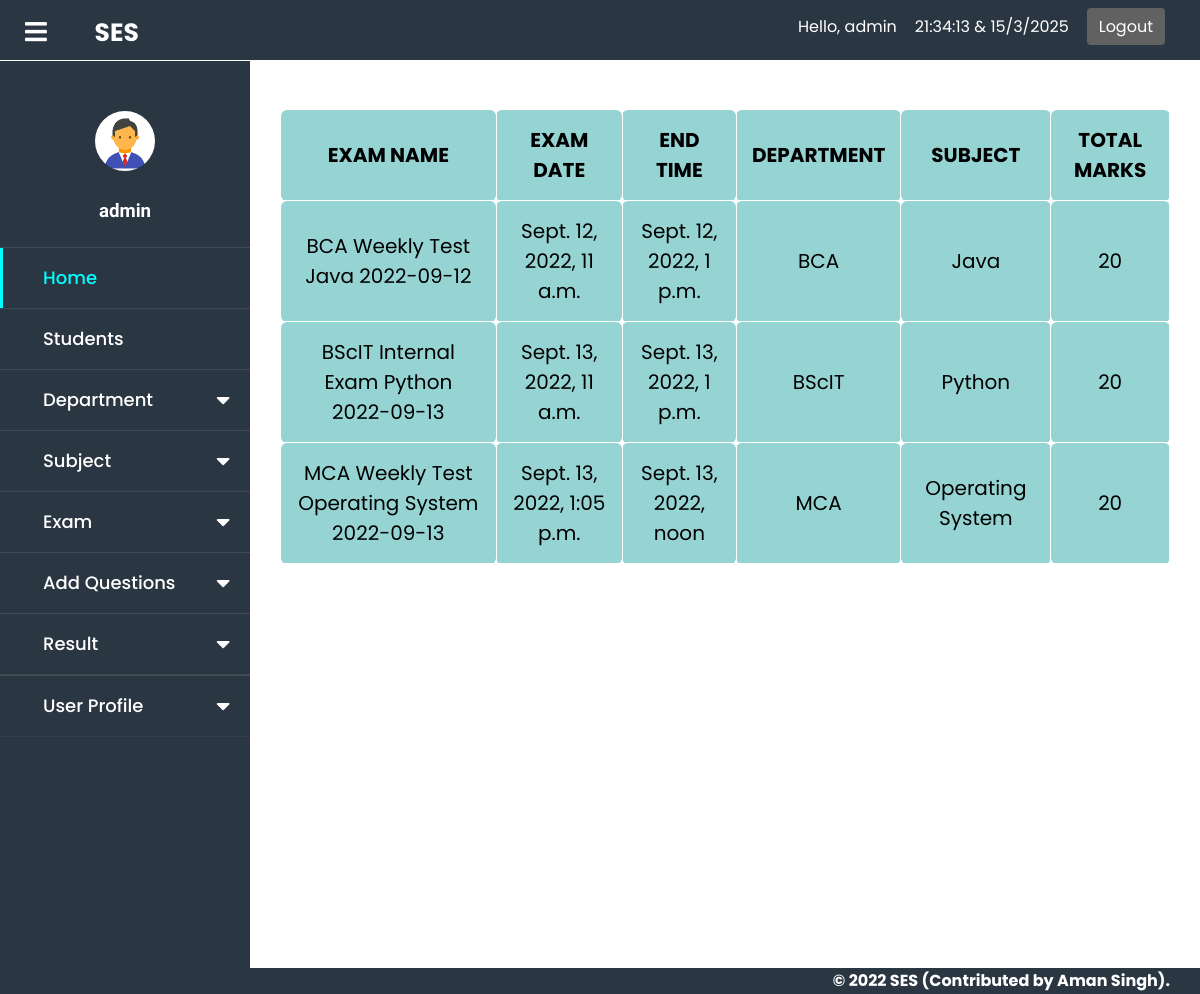
The page /faculty/viewexam/ (signed in) on the database as committed earlier.
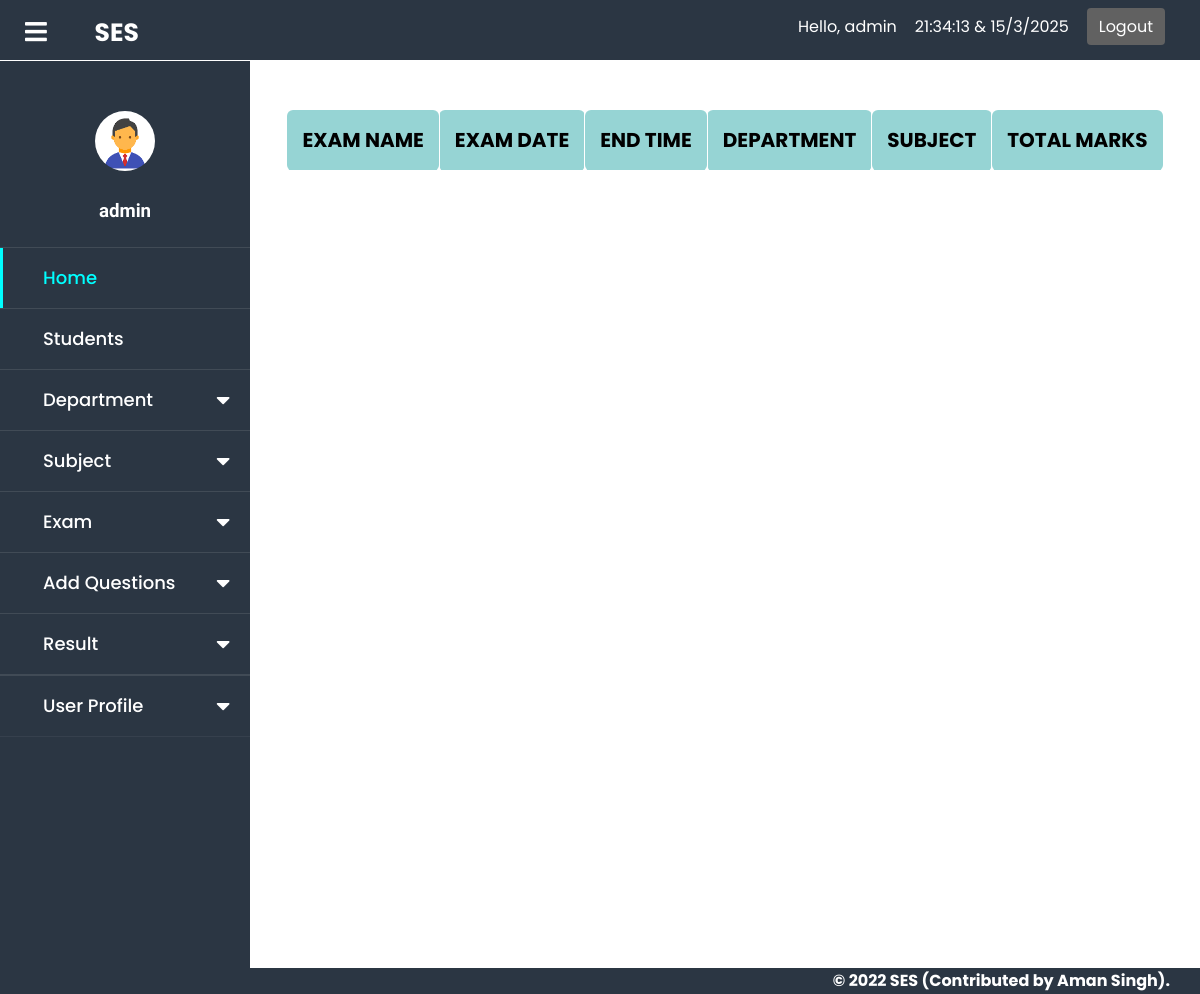
The same page on the database as committed later.
### exam/models.py (models this page shows, shortened)
class ExamInfo(models.Model):
    examdept = models.ForeignKey(DepartmentInfo, on_delete=models.CASCADE, null=True)
    examsubj = models.ForeignKey(SubjectInfo, on_delete=models.CASCADE, null=True)
    examname = models.CharField(max_length=100, blank=True)
    facultyname = models.CharField(max_length=50, blank=True)
    totalmarks = models.IntegerField(blank=True)
    starttime = models.DateTimeField(default=datetime.now())
    endtime = models.DateTimeField(default=datetime.now())
    class Meta:
        verbose_name_plural = 'Exam Info'

class SubjectInfo(models.Model):
    subjectname = models.CharField(max_length=100, blank=True, primary_key=True)
    subjectcode = models.IntegerField(null=True)
    def __str__(self):
        return self.subjectname
    class Meta:
        verbose_name_plural = 'Subject Info'

### faculty/models.py (models this page shows)
class DepartmentInfo(models.Model):
    depname = models.CharField(max_length=50, blank=True, primary_key=True)
    dephead = models.CharField(max_length=50, blank=True)
    def __str__(self):
        return self.depname
    class Meta:
        verbose_name_plural = 'Department Info'

### faculty/views.py (the view)
# urls.py: path('viewexam/', views.ViewExam, name='view_exam'),
@login_required(login_url='login')
def ViewExam(request):
    if request.method == 'GET':
        exam = ExamInfo.objects.all()
        context = {
            'username': request.user,
            "exam": exam,
        }
        return render(request, 'faculty/viewexam.html', context)

### templates/faculty/viewexam.html (shortened to what this page needs)
{% extends 'faculty/base.html' %}
{% load static %}
{% block body%}
<div class="viewexam">
    <center>
    <table>
        <tr>
            <th>EXAM NAME</th>
            <th>EXAM DATE</th>
            <th>END TIME</th>
            <th>DEPARTMENT</th>
            <th>SUBJECT</th>
            <th>TOTAL MARKS</th>
        </tr>
        {% for e in exam %}
        <tr>
            <td>{{e.examname}}</td>
            <td>{{e.starttime}}</td>
            <td>{{e.endtime}}</td>
            <td>{{e.examdept}}</td>
            <td>{{e.examsubj}}</td>
            <td>{{e.totalmarks}}</td>
        </tr>
        {% endfor %}
    </table>
    </center>
</div>
{% endblock %}

### templates/faculty/base.html (shortened to what this page needs)
{% load static %}
<!DOCTYPE html>
<html lang="en">
<head>
    <link rel="stylesheet" href="https://cdnjs.cloudflare.com/ajax/libs/font-awesome/5.15.3/css/all.min.css" />
    <link rel="stylesheet" href="{% static 'css/faculty.css' %}">
</head>
<body onload="startTime()">
    <header>
        <div class="header-inner">
            <div class="header-heading">
                <div class="sidebar-btn">
                    <span class="fas fa-bars"></span>
                </div>&nbsp;&nbsp;&nbsp;&nbsp;&nbsp;&nbsp;&nbsp;&nbsp; SES
            </div>
            <div class="header-other">
                <li><span>Hello, {{ username }}</span></li>
                <li><span id="datetime"> </span></li>
                <li><span><a href="{% url 'logout' %}" class="header-button">Logout</a></span></li>
            </div>
        </div>
    </header>
    <div class="container-sidebar" id="container-sidebar">
        <nav class="sidebar">
            <ul><br><br>
                <p class="centered"><a href="#"><img src="{% static 'img/dpicon.png' %}" class="img-circle"
                            width="60"></a></p><br>
                <h3 style="color: white;" class="centered"> {{ username }} </h3><br>
                <li class="active"><a href="{% url 'faculty' %}">Home</a></li>
                <li><a href="{% url 'viewstudent' %}">Students</a></li>
                <li>
                    <a href="#" class="dept-btn">Department
                        <span class="fas fa-caret-down first"></span>
                    </a>
                </li>
                <li>
                    <a href="#" class="subj-btn">Subject
                        <span class="fas fa-caret-down third"></span>
                    </a>
                </li>
                <li>
                    <a href="#" class="exam-btn">Exam
                        <span class="fas fa-caret-down fourth"></span>
                    </a>
                </li>
                <li>
                    <a href="#" class="ques-btn">Add Questions
                        <span class="fas fa-caret-down fifth"></span>
                    </a>
                </li>
                <li>
                    <a href="#" class="result-btn">Result
                        <span class="fas fa-caret-down sixth"></span>
                    </a>
                </li>
                <li>
                <li>
                    <a href="#" class="user-btn">User Profile
                        <span class="fas fa-caret-down seventh"></span>
                    </a>
                </li>
            </ul>
        </nav>
        <div class="container-body" id="container-body">
            <br><h2 style="text-align: center; font-family: 'Poppins';"><b>{% include 'messages.html' %}</b></h2>
            {% block body %}
            {% endblock %}
        </div>
        <footer>
            <div class="inner">
                <span>
                    &copy; 2022 SES (Contributed by Aman Singh).
                </span>
            </div>
        </footer>
    </div>
</body>
</html>

### ses/static/css/faculty.css (style rules this page uses)
* { margin: 0; padding: 0; list-style: none; box-sizing: border-box; text-decoration: none; }
header { display: block; width: 100%; height: 60px; position: fixed; background-color: #2B3643; }
.header-inner { width: 100%; height: 100%; color: white; font-family: 'Poppins', sans-serif; }
.header-heading { font-size: 25px; font-weight: bolder; float: left; display: flex; width: auto; height: 100%; margin: 14px 25px; cursor: pointer; }
.header-other { width: auto; height: 100%; float: right; display: flex; column-gap: 18px; margin: 14px 25px; padding-right: 10px; }
.header-button { background-color: #616161; color: #FFF; padding: 7px 12px; border-radius: 4px; }
.container-sidebar { padding-top: 60px; }
.sidebar { display: block; box-sizing: border-box; left: 0px; width: 250px; height: 100%; transition: 0.4s; position: fixed; background: #2B3643; font-family: 'Poppins'; }
.centered { font-family: 'DynaPuff'; text-align: center; }
.img-circle { border-radius: 50%; }
nav ul { background: #2B3643; height: 100%; width: 100%; list-style: none; }
nav ul li { line-height: 60px; border-top: 1px solid rgba(255, 255, 255, 0.1); }
nav ul li:last-child { border-bottom: 1px solid rgba(255, 255, 255, 0.05); }
nav ul li a { position: relative; color: white; text-decoration: none; font-size: 18px; padding-left: 40px; font-weight: 500; display: block; width: 100%; border-left: 3px solid transparent; }
nav ul li.active a { color: cyan; background: #2B3643; border-left-color: cyan; }
nav ul li a span { position: absolute; top: 50%; right: 20px; transform: translateY(-50%); font-size: 22px; transition: transform 0.4s; }
footer { background-color: #2B3643; width: 100%; height: 26px; display: block; position: relative; bottom: -7px; }
footer .inner { width: 100%; height: 100%; display: block; }
footer span { float: right; height: 100%; color: white; padding-right: 30px; font-weight: bold; font-family: 'Poppins'; }
.container-body { min-height: 890px; margin-left: 250px; transition: 0.4s; }

### templates/faculty/viewexam.html (style rules this page uses)
table, th, td { margin: 30px; font-size: 20px; font-family: 'Poppins'; text-align: center; border: 1px solid white; border-collapse: collapse; border-radius: 6px; }
th, td { padding: 15px; background-color: #96D4D4; }
.viewexam { min-height: 852px; }

Rows that differ between the two databases and show on the page:
removed ExamInfo: examname "BCA Weekly Test Java 2022-09-12", starttime "Sept. 12, 2022, 11 a.m.", endtime "Sept. 12, 2022, 1 p.m.", examdept "BCA", examsubj "Java", totalmarks "20"
removed ExamInfo: examname "BScIT Internal Exam Python 2022-09-13", starttime "Sept. 13, 2022, 11 a.m.", endtime "Sept. 13, 2022, 1 p.m.", examdept "BScIT", examsubj "Python", totalmarks "20"
removed ExamInfo: examname "MCA Weekly Test Operating System 2022-09-13", starttime "Sept. 13, 2022, 1:05 p.m.", endtime "Sept. 13, 2022, noon", examdept "MCA", examsubj "Operating System", totalmarks "20"
